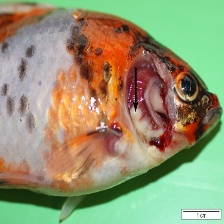
#> input picture dataset/Freshwater Fish Disease Aquaculture in south asia/Test/Bacterial gill disease/Bacterial gill disease (35).jpg, 224 x 224 px
$ python inspect_conflicts.py
#> lines starting #> are read from the running program, lines starting #| are printed output that depends on the picture
from pathlib import Path
from PIL import Image, ImageDraw, ImageFont
import math

DATASET = Path("dataset") / "Freshwater Fish Disease Aquaculture in south asia"

OUTPUT = Path("results") / "dataset_audit"
OUTPUT.mkdir(parents=True, exist_ok=True)

# ------------------------------------------------------------
# IMPORTANT CROSS-CLASS CONFLICTS FOUND IN THE AUDIT
# ------------------------------------------------------------

pairs = [
    (
        "Parasitic diseases",
        "Parasitic diseases (240).jpg",
        "Bacterial gill disease",
        "Bacterial gill disease (35).jpg",
    ),
    (
        "Bacterial diseases - Aeromoniasis",
        "Bacterial diseases - Aeromoniasis (2).png",
        "Bacterial Red disease",
        "Bacterial Red disease (34).jpg",
    ),
    (
        "Parasitic diseases",
        "Parasitic diseases (240).jpg",
        "Bacterial gill disease",
        "Bacterial gill disease (25).jpg",
    ),
    (
        "Bacterial gill disease",
        "Bacterial gill disease (19).jpg",
        "Fungal diseases Saprolegniasis",
        "Fungal diseases Saprolegniasis (7).jpeg",
    ),
]

# ------------------------------------------------------------
# SETTINGS
# ------------------------------------------------------------

IMAGE_WIDTH = 400
IMAGE_HEIGHT = 300
LABEL_HEIGHT = 90

FONT_SIZE = 18

try:
    FONT = ImageFont.truetype("arial.ttf", FONT_SIZE)
except:
    FONT = ImageFont.load_default()


# ------------------------------------------------------------
# LOAD IMAGE
# ------------------------------------------------------------

def load_image(split, class_name, filename):

    path = (
        DATASET
        / split
        / class_name
        / filename
    )

    if not path.exists():
        return None, path

    try:
        img = Image.open(path).convert("RGB")
        return img, path
    except:
        return None, path


# ------------------------------------------------------------
# CREATE CONTACT SHEET
# ------------------------------------------------------------

print("\nCreating visual conflict inspection sheet...")

sheet_width = IMAGE_WIDTH * 2
sheet_height = len(pairs) * (IMAGE_HEIGHT + LABEL_HEIGHT)

sheet = Image.new(
    "RGB",
    (sheet_width, sheet_height),
    "white"
)
#> sheet: PIL image 800x1560 RGB; every value is 255

draw = ImageDraw.Draw(sheet)


for index, pair in enumerate(pairs):

    train_class = pair[0]
    train_file = pair[1]

    test_class = pair[2]
    test_file = pair[3]

    train_img, train_path = load_image(
        "Train",
        train_class,
        train_file
    )

    test_img, test_path = load_image(
        "Test",
        test_class,
        test_file
    )
#> call 2 of load_image, with split = 'Test', class_name = 'Bacterial gill disease', filename = 'Bacterial gill disease (35).jpg'
#> in load_image, img is the input picture: PIL image 224x224 RGB; mean R, G, B 148.6, 148.6, 114

    y = index * (IMAGE_HEIGHT + LABEL_HEIGHT)

    # --------------------------------------------------------
    # TRAIN IMAGE
    # --------------------------------------------------------

    if train_img:

        train_img.thumbnail(
            (IMAGE_WIDTH, IMAGE_HEIGHT)
        )

        x = (IMAGE_WIDTH - train_img.width) // 2

        sheet.paste(
            train_img,
            (x, y)
        )

    # --------------------------------------------------------
    # TEST IMAGE
    # --------------------------------------------------------

    if test_img:

        test_img.thumbnail(
            (IMAGE_WIDTH, IMAGE_HEIGHT)
        )

        x = IMAGE_WIDTH + (
            IMAGE_WIDTH - test_img.width
        ) // 2
#> x = 488

        sheet.paste(
            test_img,
            (x, y)
        )
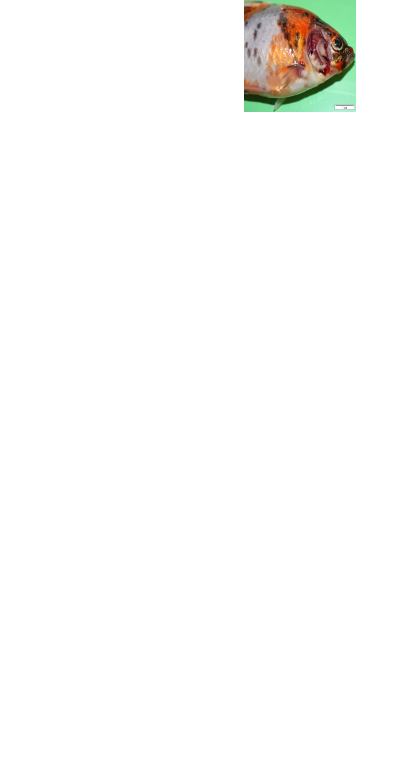
#> sheet: PIL image 800x1560 RGB (shown at 1/2 size); mean R, G, B 250.7, 250.7, 249.3

    # --------------------------------------------------------
    # LABELS
    # --------------------------------------------------------

    text_y = y + IMAGE_HEIGHT + 5

    draw.text(
        (10, text_y),
        f"TRAIN: {train_class}",
        fill="black",
        font=FONT
    )

    draw.text(
        (10, text_y + 25),
        train_file,
        fill="black",
        font=FONT
    )

    draw.text(
        (IMAGE_WIDTH + 10, text_y),
        f"TEST: {test_class}",
        fill="black",
        font=FONT
    )

    draw.text(
        (IMAGE_WIDTH + 10, text_y + 25),
        test_file,
        fill="black",
        font=FONT
    )

    draw.text(
        (IMAGE_WIDTH + 10, text_y + 50),
        f"Conflict #{index + 1}",
        fill="black",
        font=FONT
    )


# ------------------------------------------------------------
# SAVE
# ------------------------------------------------------------

output_file = OUTPUT / "cross_class_conflicts.jpg"

sheet.save(
    output_file,
    quality=95
)
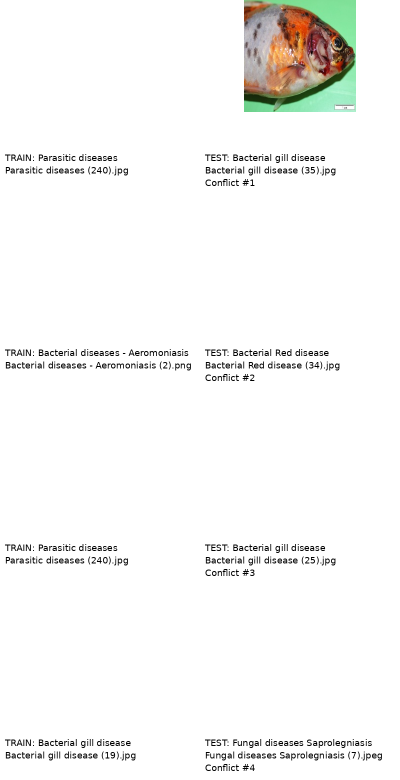
#> saved as cross_class_conflicts.jpg: PIL image 800x1560 RGB (shown at 1/2 size); mean R, G, B 246.6, 246.6, 245.2

print("\n" + "=" * 70)
print("VISUAL INSPECTION COMPLETE")
print("=" * 70)

print(f"\nSaved to:")
print(output_file)

print("\nOpen this image and inspect each conflict.")
print("=" * 70)
